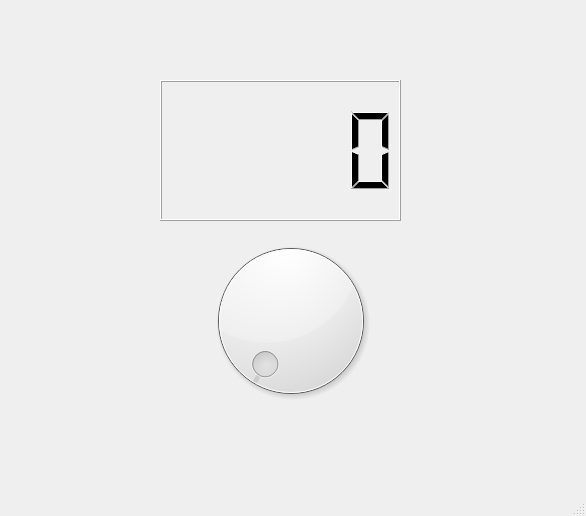
<?xml version="1.0" encoding="UTF-8"?>
<ui version="4.0">
 <class>MainWindow</class>
 <widget class="QMainWindow" name="MainWindow">
  <property name="geometry">
   <rect>
    <x>0</x>
    <y>0</y>
    <width>586</width>
    <height>516</height>
   </rect>
  </property>
  <property name="windowTitle">
   <string>MainWindow</string>
  </property>
  <widget class="QWidget" name="centralwidget">
   <widget class="QDial" name="dial">
    <property name="geometry">
     <rect>
      <x>130</x>
      <y>230</y>
      <width>321</width>
      <height>181</height>
     </rect>
    </property>
   </widget>
   <widget class="QLCDNumber" name="lcdNumber">
    <property name="geometry">
     <rect>
      <x>160</x>
      <y>80</y>
      <width>241</width>
      <height>141</height>
     </rect>
    </property>
   </widget>
  </widget>
  <widget class="QStatusBar" name="statusbar"/>
 </widget>
 <resources/>
 <connections/>
 <slots>
  <slot>BtnOn()</slot>
  <slot>BtnOFF()</slot>
  <slot>BtnExit()</slot>
 </slots>
</ui>
